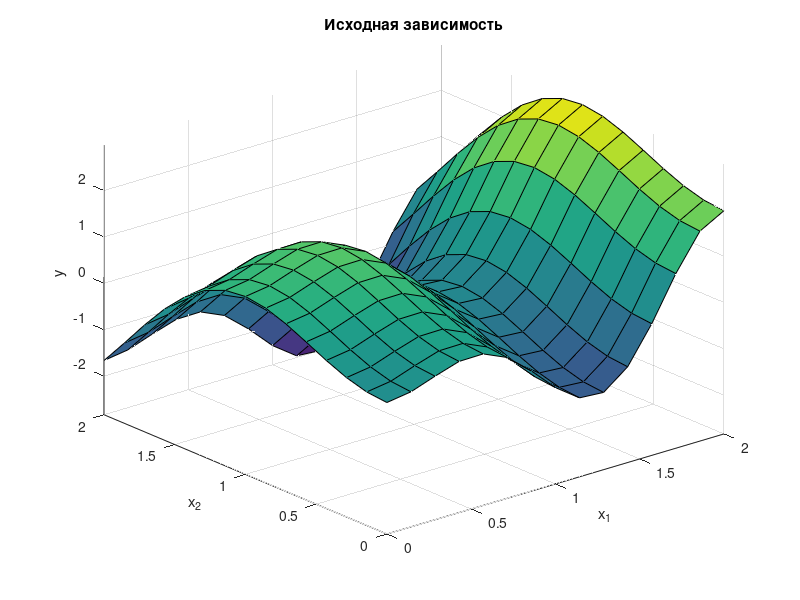

This chart was generated by the following MATLAB code: (Note: this script raises an error after producing the figure.)
%   Нечёткая аппроксимация зависимости: y=x1^2*sin(x2-1)
%                                                         (LR_6_AdaptFIS.m)
%
%  <<<        Адаптация системы нечёткого вывода Мамдани       >>>
%  <<< с использованием функции нелинейной оптимизации fmincon >>>
%  <<<              пакета Optimization Toolbox                >>>
%==========================================================================
clear all       % очистка памяти (leaving the workspace empty)
clc             % очистка командного окна  (Clear Command Window)  
%--------------------------------------------------------------------------
% Построение графика функции  y=x1^2*sin(x2-1)
% в области    x1 = [0, 2];  x2 = [0, 2]
%---------------------------------------------

n = 15;         % количество точек дискретизации
x1 = linspace(0, 2, n);
x2 = linspace(0, 2, n);

y = zeros(n, n);
for i = 1:n
    y(i,:) = x1.*sin(4*x1)+1.1*x2(i)*sin(2*x2(i));   
end    

%---------------------------------------------
h1 = figure(1);
set(h1,'Position',[622   541   524   407])
% get(h1,'Position')
surf(x1, x2, y)
axis([min(x1)  max(x1) ...
      min(x2)  max(x2) ...
      min(min(y))  max(max(y)) ]); 
view(-40,30)
xlabel('x_1');   ylabel('x_2');   zlabel('y');
title('Исходная зависимость') 

%--------------------------------------------------------------------------
% Построение графика нечёткого отображения Мамдани
% с гауссовыми функциями принадл. термов вх.перем.
%---------------------------------------------

fisMg = readfis('2varMg');     % загрузка исходной нечёткой сист. с диска
% fuzzy(fisMg)                    % вызов FIS-Editor с исходной неч.сист.

yMg = zeros(n, n);
for i = 1:n
    yMg(i,:) = evalfis([x1; ones(size(x1))*x2(i)], fisMg)';    
end  

%---------------------------------------------

h2 = figure(2);
set(h2,'Position',[1154  541  524  407])
colormap('default')
surf(x1, x2, yMg)
axis([min(x1)  max(x1) ...
      min(x2)  max(x2) ...
      min(min(y))  max(max(y)) ]); 
view(-40,30)
xlabel('x_1');   ylabel('x_2');   zlabel('y');
title('Система нечёткого вывода Мамдани до адаптации') 

%--------------------------------------------------------------------------
% Формирование обучающего и тестового массивов данных
%---------------------------------------------

Nob = 60;                       % количество точек обучающего массива 
Nts = 60;                       % количество точек тестового массива 

RndStt = 3;                     %  уст.начальн.сост.генер.случ.чисел
rand('state',RndStt);

% Входы:
x1ob = min(x1)+(max(x1)-min(x1))*rand(Nob,1);
x2ob = min(x2)+(max(x2)-min(x2))*rand(Nob,1);
x1ts = min(x1)+(max(x1)-min(x1))*rand(Nts,1);
x2ts = min(x2)+(max(x2)-min(x2))*rand(Nts,1);

% Выходы:

yob = zeros(size(x1ob));
for i = 1:Nob
    yob(i) = x1ob(i)^2 * sin(x2ob(i)-1);   
end   

yts = zeros(size(x1ts));
for i = 1:Nts
    yts(i) = x1ts(i)^2 * sin(x2ts(i)-1);   
end

%---------------------------------------------

h3 = figure(3);
set(h3,'Position',[91   541   524   407])
clf
hold on
plot(x1ob, x2ob, 'bs', 'MarkerSize',4)
plot(x1ts, x2ts, 'ro', 'MarkerSize',4)
hold off
axis([min(x1)-0.01  max(x1)+0.01 ...
      min(x2)-0.01  max(x2)+0.01]); 
xlabel('x1');   ylabel('x2');
title('Распределение данных обучающей (bs) и тестовой (or) выборок') 

%---------------------------------------------

pause(2);               % пауза 2,0 с

figure(2);          
colormap('white')     % 
hold on
plot3(x1ob, x2ob, yob, 'bs', 'MarkerSize',3,  'MarkerFaceColor','b')
plot3(x1ts, x2ts, yts, 'ro', 'MarkerSize',3,  'MarkerFaceColor','r')
hold off

%--------------------------------------------------------------------------
% Процесс адаптации системы нечёткого вывода
%---------------------------------------------
% НАСТРАИВАЕМЫЕ ПАРАМЕТРЫ (19 шт):
%    - весовые коэффициенты правил 5, 6, 7  (3 шт.);
%    - коэф. конц.термов переменных x1, x2, y (3+3+5=11 шт.);
%    - коорд.максимумв термов "средний" переменных x1, x2 (2 шт.);
%    - коорд.макс.терм."ниже сред.", "сред.", "выше сред." перем. y (3 шт.)
%-----------------
% Весовые коэффициенты правил
w0 = [1  1  1  1  1  1  1  1]-0.001;   % начальное приближение
wL = [0  0  0  0  0  0  0  0];         % нижняя граница
wU = [1  1  1  1  1  1  1  1];         % верхняя граница

% Коэффициенты конццентрации термов переменных
x1_s10 = fisMg.input(1).mf(1).params(1);	% исх. знач. для x1 "низкий"
x1_s20 = fisMg.input(1).mf(2).params(1);	%       -//-        "средний"	
x1_s30 = fisMg.input(1).mf(3).params(1);	%       -//-        "высокий"		

x2_s10 = fisMg.input(2).mf(1).params(1);	% исх. знач. для x2 "низкий"	
x2_s20 = fisMg.input(2).mf(2).params(1);	%       -//-        "средний"	
x2_s30 = fisMg.input(2).mf(3).params(1);	%       -//-        "высокий"	

y_s10 = fisMg.output(1).mf(1).params(1);	% исх.знач.для y "низкий"	
y_s20 = fisMg.output(1).mf(2).params(1);	%       -//-     "ниже среднего"	
y_s30 = fisMg.output(1).mf(3).params(1);	%       -//-     "средний"		
y_s40 = fisMg.output(1).mf(4).params(1);	%       -//-     "выше среднего"	
y_s50 = fisMg.output(1).mf(5).params(1);	%       -//-     "высокий"	

x12ys0 = [x1_s10  x1_s20  x1_s30 ...    % объедин.цент.конц. в один вектор
         x2_s10  x2_s20  x2_s30 ...
         y_s10   y_s20   y_s30    y_s40    y_s50];
x12ysL = 0.7*x12ys0;    % нижняя граница = начальное приближение - 30%                      
x12ysU = 1.3*x12ys0;	% верхняя граница = начальное приближение + 30%
  
% коорд.максимумв некотор.термов входных и выходных переменных     
x1_c20 = fisMg.input(1).mf(2).params(2);	% исх. знач. для x1 "средний"
x2_c20 = fisMg.input(2).mf(2).params(2);	%    -//-        x2 "средний"	  
y_c20 = fisMg.output(1).mf(2).params(2);	%    -//-        y "ниже среднего"	
y_c30 = fisMg.output(1).mf(3).params(2);	%    -//-        y    "средний"		
y_c40 = fisMg.output(1).mf(4).params(2);	%    -//-        y "выше среднего"	
     
x12yc0 = [x1_c20  x2_c20  y_c20  y_c30  y_c40];

dx1 = 0.3*(max(x1)-min(x1));
dx2 = 0.3*(max(x2)-min(x2));
dy = 0.2*(max(max(y))-min(min(y)));
x12ycL = x12yc0 - [dx1 dx2 dy dy dy];       % нижняя граница                      
x12ycU = x12yc0 + [dx1 dx2 dy dy dy];       % верхняя граница

% Объединение настраиваемых параметров в один вектор 
ParamFis0 = [w0  x12ys0  x12yc0];       % начальное приближение
ParamFisL = [wL  x12ysL  x12ycL];       % нижняя граница
ParamFisU = [wU  x12ysU  x12ycU];       % верхняя граница

% Масштабир.настраив.параметров (демасштаб. в функц. F_changeFISmg)
Msht = [1  1  1  1  1  1  1  1  1  1  1  1  1  1  0.1  0.1  0.1  0.1  0.1  1  1  0.04  0.04  0.04];
%Msht = [1 1 1 1 1 1 1 1 1 1 1 1 1 1 1 1 1 1 1 1 1 1 1 1];   % отсутствие масшт.парам.
ParamFis0 = ParamFis0 .* Msht;
ParamFisL = ParamFisL .* Msht;
ParamFisU = ParamFisU .* Msht;

%---------------------------------------------
% ПАРАМЕТРЫ ОПТИМИЗАЦИИ

% optimset('fmincon')     % вывод структуры с инф.о парам. алгоритма оптим.  

% options = [];
options = optimset('Display', 'iter');      % вывод инф. на каждой итерации
options.MaxIter = 25;                       % максимальное число итераций
options.DiffMinChange = 0.0001;
options.DiffMaxChange = 0.2;
options.LargeScale = 'off';

%---------------------------------------------
% ОПТИМИЗАЦИЯ

[ParamFis_opt, sqrtFis, flag] = fmincon(@F_errFISmg, ParamFis0, [], [], [], [], ...
    ParamFisL, ParamFisU, [], options, fisMg, [x1ob, x2ob], yob, Msht);

fisMgOpt = F_changeFISmg(ParamFis_opt, fisMg, Msht);	% сист.нечёт.выв.после оптимиз.

% fuzzy(fisMgOpt)
% showfis(fisMgOpt)

%---------------------------------------------
% ПОСТРОЕНИЕ ГРАФИКА НЕЧЁТКОГО ОТОБРАЖЕНИЯ МАМДАНИ ПОСЛЕ АДАПТАЦИИ

yMgOpt = zeros(n, n);
for i = 1:n
    yMgOpt(i,:) = evalfis([x1; ones(size(x1))*x2(i)], fisMgOpt)';    
end  

%---------------------------------------------

h4 = figure(4);
set(h4,'Position',[1154  52  524  407])
colormap('default')
surf(x1, x2, yMgOpt)
axis([min(x1)  max(x1) ...
      min(x2)  max(x2) ...
      min(min(y))  max(max(y)) ]); 
view(-40,30)
xlabel('x_1');   ylabel('x_2');   zlabel('y');
title('Система нечёткого вывода Мамдани после адаптации') 

pause(2.5);               % пауза 2,5 с

colormap('white')     % 
hold on
plot3(x1ob, x2ob, yob, 'bs', 'MarkerSize',3,  'MarkerFaceColor','b')
plot3(x1ts, x2ts, yts, 'ro', 'MarkerSize',3,  'MarkerFaceColor','r')
hold off

%--------------------------------------------------------------------------
% Вычисление среднеквадратических значений ошибки нечёткой аппроксимации
%---------------------------------------------

% FIS Мамдани до оптимизации
ytsMg = evalfis([x1ts, x2ts], fisMg);                   % реакция FIS на тест.выборку
RMSE_Mg = sqrt(sum((yts-ytsMg).^2)/numel(yts));         % среднекв.знач.ошибки

% FIS Мамдани после оптимизации
ytsMgOpt = evalfis([x1ts, x2ts], fisMgOpt);             % реакция FIS на тест.выборку
RMSE_MgOpt = sqrt(sum((yts-ytsMgOpt).^2)/numel(yts));	% среднекв.знач.ошибки

disp(' ')
disp('Средние квадратические значения ошибки аппроксимации:')
disp(['  - до адаптации:     RMSE = ',  num2str(RMSE_Mg)])
disp(['  - после адаптации:  RMSE = ',  num2str(RMSE_MgOpt)])
disp(' ')

figure(2);          
xlabel(['x_1       RMSE = ',num2str(RMSE_Mg)]);
figure(4);          
xlabel(['x_1       RMSE = ',num2str(RMSE_MgOpt)]);

%---------------------------------------------
% close([h1 h2 h3 h4])
